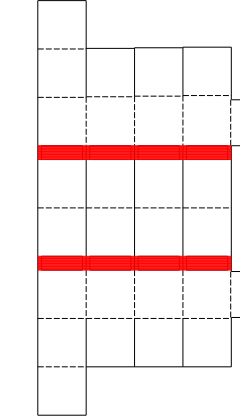

Write Python code to recreate this figure.
__author__ = 'pragungoyal'

from sketch import *

side = 50
num_sides = 4
num_panels = 6
thickness=0.5

length = side*num_panels + (4*thickness)
num_cuts = 20
cut_width = 0.6
cut_ratio = 0.2
spring_width = side*cut_ratio/2
dash_length = [6,2]

dwg = svgwrite.Drawing(filename='twin_box.svg', debug=True)
cuts = dwg.g(id='cuts', stroke='black')
scores = dwg.g(id='scores', stroke='red')
dwg.add(cuts)
dwg.add(scores)

total_width = (4.5)*side
print 'Total width',total_width


class NormalSide(Sketch):
	def __init__(self,referenceHeight,startX,count,*args,**kwargs):
		HorzLine = MetaLine('HorzLine',(SimpleLine,),{'startX':startX, 'endX':(startX+side), 'slope':0.0})
		VertLine = MetaLine('VertLine',(SimpleLine,),{'X':startX, 'slope':float('inf')})

		elasticity_control_cutout_left = startX + spring_width
		elasticity_control_cutout_right = startX + side - spring_width
		ElasticVertLine1 = MetaLine('ElasticVertLine',(SimpleLine,),{'X':elasticity_control_cutout_left , 'slope':float('inf')})
		ElasticVertLine2 = MetaLine('ElasticVertLine',(SimpleLine,),{'X':elasticity_control_cutout_right , 'slope':float('inf')})
		ElasticHorzLine = MetaLine('ElasticHorzLine',(SimpleLine,),{'startX':elasticity_control_cutout_right ,'endX':elasticity_control_cutout_left , 'slope':0.0})

		#Top Top Hinge
		self.topTopHinge = SimpleLineList()
		for i in range(num_cuts):
			topTopHingeBottom  = referenceHeight + (i*cut_width)
			self.topTopHinge.append(HorzLine().set(operation='score', Y=topTopHingeBottom ))

		self.topEV1 = ElasticVertLine1().set(operation='cut',startY=referenceHeight,endY=topTopHingeBottom)
		self.topEV2 = ElasticVertLine2().set(operation='cut',startY=referenceHeight,endY=topTopHingeBottom)
		self.topEH1 = ElasticHorzLine().set(operation='cut',Y=topTopHingeBottom)
		self.topEH2 = ElasticHorzLine().set(operation='cut',Y=referenceHeight)

		topHingesTop = referenceHeight
		topFold= topHingesTop - side - (thickness*count)
		self.topFold = HorzLine().set(operation='dash', Y=topFold)

		self.topVFold = VertLine().set(operation='dash',startY=topHingesTop,endY=topFold)

		topCut = topFold- side
		self.topCut = HorzLine().set(operation='cut', Y=topCut)

		self.topVCut = VertLine().set(operation='cut',startY=topFold,endY=topCut)

		#Top Mid Hinge
		topMidHinge = topTopHingeBottom + side
		self.topMidHinge = HorzLine().set(operation='dash', Y=topMidHinge)

		#Top Bottom Hinge
		self.topBottomHinges = SimpleLineList()
		topBottomHingeTop = topMidHinge + side
		for i in range(num_cuts):
			topBottomHingeBottom  = topBottomHingeTop  + (i*cut_width)
			self.topBottomHinges.append(HorzLine().set(operation='score', Y=topBottomHingeBottom))

		self.top1EV1 = ElasticVertLine1().set(operation='cut',startY=topBottomHingeTop,endY=topBottomHingeBottom)
		self.top1EV2 = ElasticVertLine2().set(operation='cut',startY=topBottomHingeTop,endY=topBottomHingeBottom)
		self.top1EH1 = ElasticHorzLine().set(operation='cut',Y=topBottomHingeTop)
		self.top1EH2 = ElasticHorzLine().set(operation='cut',Y=topBottomHingeBottom)


		self.topHingeVCut = VertLine().set(operation='cut',startY=topHingesTop,endY=topBottomHingeBottom)

		#Bottom Top Hinge
		self.bottomTopHinges = SimpleLineList()
		bottomTopHingeTop  = topBottomHingeBottom + side
		for i in range(num_cuts):
			bottomTopHingeBottom  = bottomTopHingeTop  + (i*cut_width)
			self.bottomTopHinges.append(HorzLine().set(operation='score', Y=bottomTopHingeBottom))

		self.top2EV1 = ElasticVertLine1().set(operation='cut',startY=bottomTopHingeTop,endY=bottomTopHingeBottom)
		self.top2EV2 = ElasticVertLine2().set(operation='cut',startY=bottomTopHingeTop,endY=bottomTopHingeBottom)
		self.top2EH1 = ElasticHorzLine().set(operation='cut',Y=bottomTopHingeTop)
		self.top2EH2 = ElasticHorzLine().set(operation='cut',Y=bottomTopHingeBottom)


		self.midVFold = VertLine().set(operation='dash',startY=topBottomHingeBottom,endY=bottomTopHingeTop)

		#Bottom Mid Hinge
		bottomMidHinge = bottomTopHingeBottom + side
		self.bottomMidHinge = HorzLine().set(operation='dash', Y=bottomMidHinge)

		#Bottom bottom Hinge
		self.bottomBottomHinges = SimpleLineList()
		bottomBottomHingeTop  = bottomMidHinge + side
		for i in range(num_cuts):
			bottomBottomHingeBottom = bottomBottomHingeTop  + (i*cut_width)
			self.bottomBottomHinges.append(HorzLine().set(operation='score', Y=bottomBottomHingeBottom))

		self.bottomEV1 = ElasticVertLine1().set(operation='cut',startY=bottomBottomHingeTop,endY=bottomBottomHingeBottom)
		self.bottomEV2 = ElasticVertLine2().set(operation='cut',startY=bottomBottomHingeTop,endY=bottomBottomHingeBottom)
		self.bottomEH1 = ElasticHorzLine().set(operation='cut',Y=bottomBottomHingeTop)
		self.bottomEH2 = ElasticHorzLine().set(operation='cut',Y=bottomBottomHingeBottom)

		self.bottomHingeVCut = VertLine().set(operation='cut',startY=bottomTopHingeTop,endY=bottomBottomHingeBottom)

		bottomFold = bottomBottomHingeBottom + side + (count*thickness)
		self.bottomFold = HorzLine().set(operation='dash', Y=bottomFold)

		self.bottomVFold = VertLine().set(operation='dash',startY=bottomBottomHingeBottom,endY=bottomFold)

		bottomCut = bottomFold + side
		self.bottomCut = HorzLine().set(operation='cut', Y=bottomCut)

		self.bottomVCut = VertLine().set(operation='cut',startY=bottomCut,endY=bottomFold)


class FirstSide(NormalSide):
	def __init__(self,referenceHeight,startX,count,*args,**kwargs):
		super(FirstSide,self).__init__(referenceHeight,startX,count,*args,**kwargs)
		HorzLine = MetaLine('HorzLine',(SimpleLine,),{'startX':startX, 'endX':(startX+side), 'slope':0.0})
		VertLine = MetaLine('HorzLine',(SimpleLine,),{'X':startX, 'slope':float('inf')})

		self.topVFold.operation = 'cut'
		self.midVFold.operation = 'cut'
		self.bottomVFold.operation = 'cut'


class LastSide(NormalSide):
	def __init__(self,referenceHeight,startX,count,*args,**kwargs):
		super(LastSide,self).__init__(referenceHeight,startX,count,*args,**kwargs)
		endX = (startX + side)
		HorzLine = MetaLine('HorzLine',(SimpleLine,),{'startX':endX, 'endX':(endX+side/2+thickness), 'slope':0.0})
		VertLine1 = MetaLine('VertLine1',(SimpleLine,),{'X':endX, 'slope':float('inf')})
		VertLine1Fold = MetaLine('VertLine1',(SimpleLine,),{'X':endX-thickness, 'slope':float('inf')})
		VertLine2 = MetaLine('VertLine2',(SimpleLine,),{'X':(endX + side/2 + thickness), 'slope':float('inf')})

		topFlapBottom = referenceHeight
		self.topFlapBottom = HorzLine().set(operation='cut', Y=topFlapBottom )

		topFlapTop = topFlapBottom - side
		self.topFlapTop = HorzLine().set(operation='cut', Y=topFlapTop )

		self.topVFlapCut = VertLine2().set(operation='cut',startY=topFlapTop,endY=topFlapBottom)
		self.topVFlapFold = VertLine1Fold().set(operation='dash',startY=topFlapTop,endY=topFlapBottom)
		self.topVCut2 = VertLine1().set(operation='cut',startY=self.topCut.Y,endY=topFlapTop)

		midFlapTop = self.topBottomHinges[-1].Y
		self.midFlapTop = HorzLine().set(operation='cut', Y=midFlapTop )
		midFlapBottom = self.bottomTopHinges[0].Y
		self.midFlapBottom = HorzLine().set(operation='cut', Y=midFlapBottom )
		self.midFlapVFold = VertLine1Fold().set(operation='dash',startY=midFlapTop,endY=midFlapBottom)
		self.midFlapVCut = VertLine2().set(operation='cut',startY=midFlapTop,endY=midFlapBottom)

		self.midTopVCut = VertLine1().set(operation='cut',startY=topFlapBottom,endY=midFlapTop)

		bottomFlapTop = self.bottomBottomHinges[-1].Y
		self.bottomFlapTop = HorzLine().set(operation='cut', Y=bottomFlapTop )
		bottomFlapBottom = bottomFlapTop + side
		self.bottomFlapBottom = HorzLine().set(operation='cut', Y=bottomFlapBottom )
		self.bottomVFlapFold = VertLine1Fold().set(operation='dash',startY=bottomFlapTop,endY=bottomFlapBottom)
		self.bottomVFlapCut = VertLine2().set(operation='cut',startY=bottomFlapTop,endY=bottomFlapBottom)

		self.bottomVCut2 = VertLine1().set(operation='cut',startY=bottomFlapBottom,endY=self.bottomCut.Y)

		self.midBottomVCut = VertLine1().set(operation='cut',startY=midFlapBottom,endY=bottomFlapTop)


class TwinBox(Sketch):
	def __init__(self):
		start_x = 10
		end_x = 0
		top_cut = 0
		bottom_cut = 0
		reference_height = 3*side+thickness
		self.sides = SketchList()
		for i in range(4):
			if i == 0:
				cls = FirstSide
			elif i == 3:
				cls = LastSide
			else:
				cls = NormalSide
			self.sides.append(cls(reference_height,start_x+(i*side),i))


if __name__ == '__main__':
	a = TwinBox()
	a.render('twin.svg',root=True)
